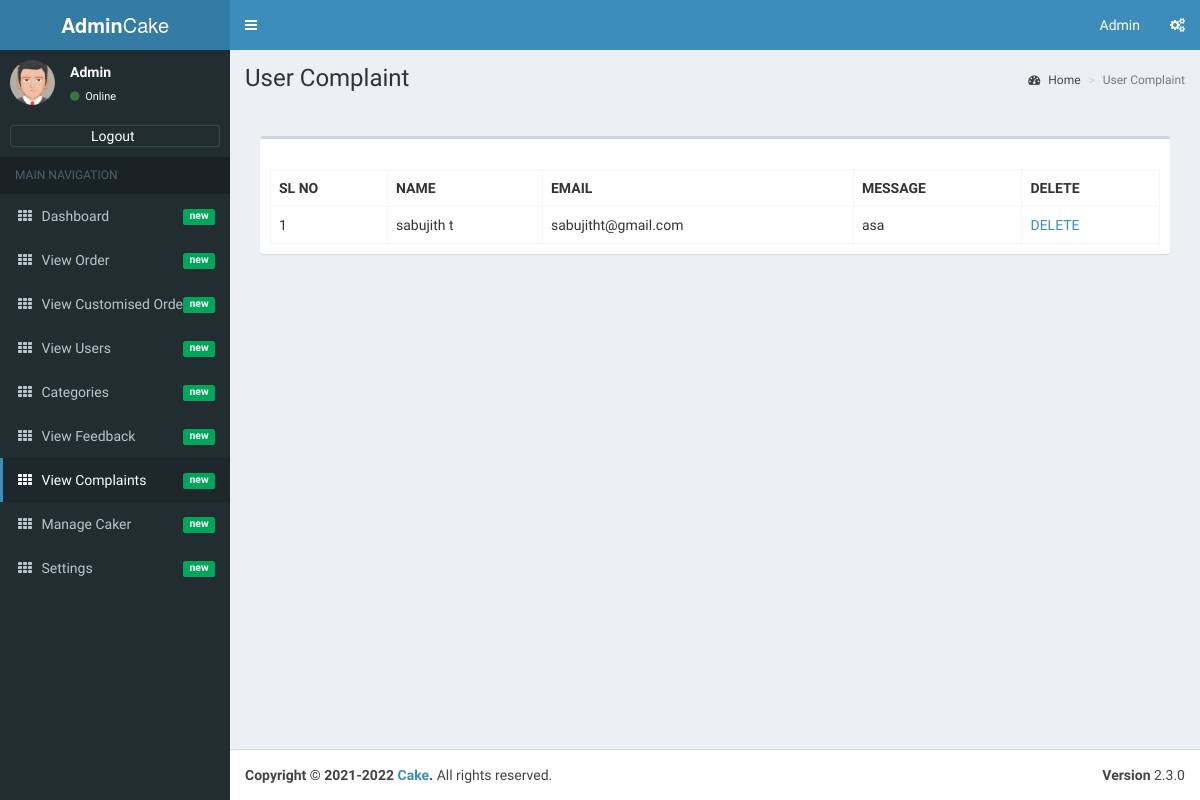
Page /admin/admin-view-complaint.php (signed in) on the earlier database version.
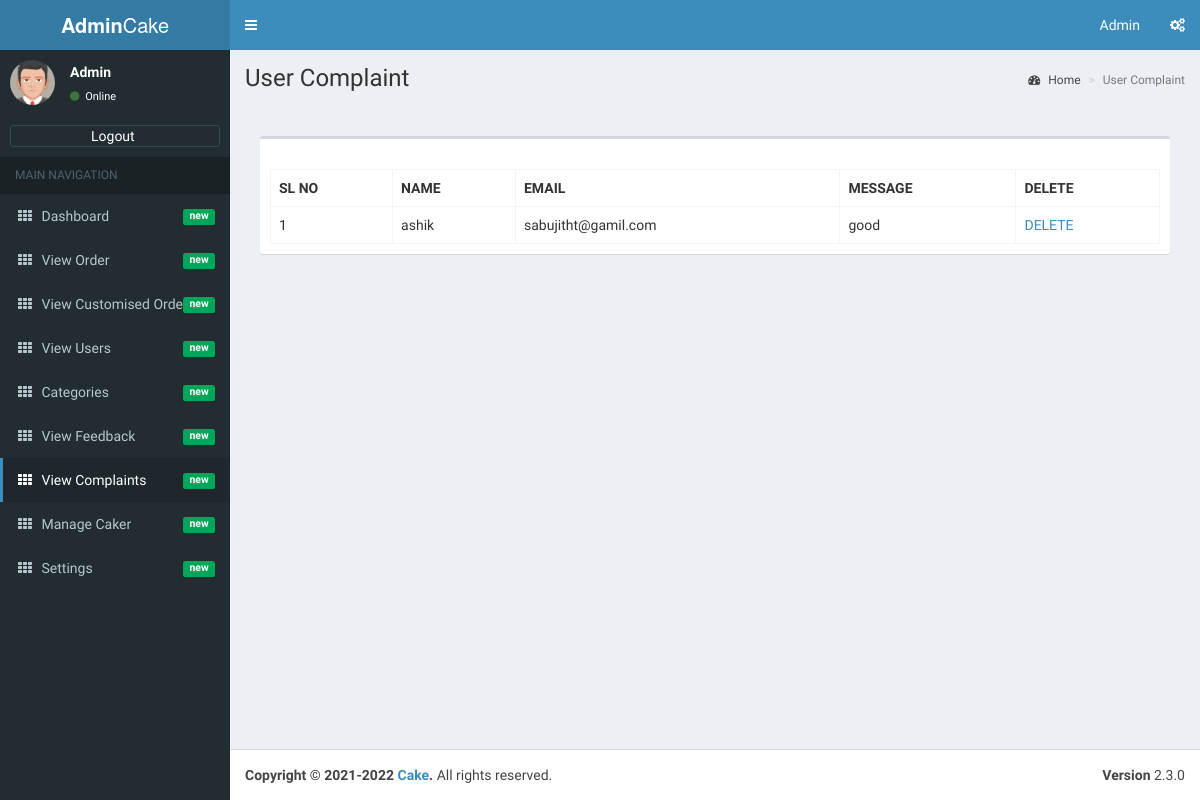
Same page on the later database version.
### tables this page shows
CREATE TABLE IF NOT EXISTS `user_feedback` (
  `id` int(11) NOT NULL AUTO_INCREMENT,
  `name` varchar(50) NOT NULL,
  `email` varchar(100) NOT NULL,
  `type` varchar(30) NOT NULL,
  `message` varchar(500) NOT NULL,
  PRIMARY KEY (`id`)
);

### admin/admin-view-complaint.php (the view, shortened to what this page needs)
<?php
 if(isset($_SESSION['logged_in']) && !empty($_SESSION['logged_in']))
{
   include('dbconnection.php');
   require_once('admin-header.php');
?>
<div class="content-wrapper">
        <section class="content-header">
          <h1>
            User Complaint
          </h1>
          <ol class="breadcrumb">
            <li><a href="index.php"><i class="fa fa-dashboard"></i> Home</a></li>
            <li class="active">User Complaint</li>
          </ol>
        </section>
        <section class="content">
        <section class="content-header">
        </section>
        <section class="content">
          <div class="row">
            <div class="col-xs-12">
              <div class="box">
                <div class="box-header">
                </div>
                <div class="box-body">
                  <table cellpadding="0" cellspacing="0" border="0" class="display table table-bordered" id="hidden-table-info">
<tbody>
<tr>
 <th>SL NO</th>
 <th> NAME</th>
 <th>EMAIL</th>
 <th>MESSAGE</th>
 <th>DELETE</th>
</tr>
<?php
$ret=mysqli_query($con,"select * from user_feedback where type= 'complaint'");
$cnt=1;
while ($row=mysqli_fetch_array($ret)) {
?>
<tr>
<td><?php echo $cnt; ?></td>
<td><?php  echo $row['name'];?></td>
<td><?php  echo $row['email'];?></td>
<td><?php  echo $row['message'];?></td>
<td><a href=<?php echo "admin-view-complaint.php?deleteid=".$row['id'];?>>DELETE</a></td>
</tr>
<?php
$cnt=$cnt+1;
}
?>
</tbody>
</table>
                </div>
              </div>
            </div>
          </div>
        </section>
      </div>
<?php
require_once('admin-footer.php');
 }
else
{
 header("location:admin-login.php");
}
?>

Differences in the rows shown:
removed user_feedback: name "sabujith t", email "sabujitht@gmail.com", message "asa"
now on this page (row edited): user_feedback: name "ashik", email "sabujitht@gamil.com", message "good"
